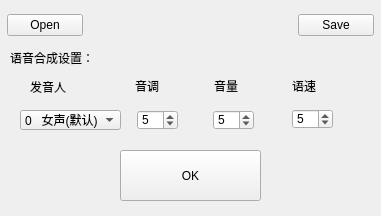
<?xml version="1.0" encoding="UTF-8"?>
<ui version="4.0">
 <class>Form</class>
 <widget class="QWidget" name="Form">
  <property name="geometry">
   <rect>
    <x>0</x>
    <y>0</y>
    <width>381</width>
    <height>216</height>
   </rect>
  </property>
  <property name="windowTitle">
   <string>Form</string>
  </property>
  <widget class="QLabel" name="Auto_music">
   <property name="enabled">
    <bool>true</bool>
   </property>
   <property name="geometry">
    <rect>
     <x>10</x>
     <y>50</y>
     <width>81</width>
     <height>16</height>
    </rect>
   </property>
   <property name="frameShadow">
    <enum>QFrame::Plain</enum>
   </property>
   <property name="text">
    <string>语音合成设置：</string>
   </property>
  </widget>
  <widget class="QPushButton" name="ok_button">
   <property name="geometry">
    <rect>
     <x>120</x>
     <y>150</y>
     <width>141</width>
     <height>51</height>
    </rect>
   </property>
   <property name="text">
    <string>OK</string>
   </property>
  </widget>
  <widget class="QWidget" name="layoutWidget">
   <property name="geometry">
    <rect>
     <x>7</x>
     <y>10</y>
     <width>367</width>
     <height>30</height>
    </rect>
   </property>
   <layout class="QHBoxLayout" name="horizontalLayout">
    <property name="spacing">
     <number>215</number>
    </property>
    <property name="leftMargin">
     <number>0</number>
    </property>
    <property name="topMargin">
     <number>0</number>
    </property>
    <property name="rightMargin">
     <number>0</number>
    </property>
    <property name="bottomMargin">
     <number>0</number>
    </property>
    <item>
     <widget class="QPushButton" name="open_button">
      <property name="text">
       <string>Open</string>
      </property>
      <property name="autoRepeatDelay">
       <number>300</number>
      </property>
     </widget>
    </item>
    <item>
     <widget class="QPushButton" name="save_button">
      <property name="text">
       <string>Save</string>
      </property>
     </widget>
    </item>
   </layout>
  </widget>
  <widget class="QWidget" name="layoutWidget">
   <property name="geometry">
    <rect>
     <x>135</x>
     <y>78</y>
     <width>231</width>
     <height>16</height>
    </rect>
   </property>
   <layout class="QHBoxLayout" name="horizontalLayout_2">
    <property name="spacing">
     <number>5</number>
    </property>
    <item>
     <widget class="QLabel" name="label_tone">
      <property name="text">
       <string>音调</string>
      </property>
     </widget>
    </item>
    <item>
     <widget class="QLabel" name="label_volume">
      <property name="text">
       <string>音量</string>
      </property>
     </widget>
    </item>
    <item>
     <widget class="QLabel" name="label_speed">
      <property name="text">
       <string>语速</string>
      </property>
     </widget>
    </item>
   </layout>
  </widget>
  <widget class="QComboBox" name="comboBox_select">
   <property name="geometry">
    <rect>
     <x>20</x>
     <y>110</y>
     <width>101</width>
     <height>20</height>
    </rect>
   </property>
   <item>
    <property name="text">
     <string>0   女声(默认)</string>
    </property>
   </item>
   <item>
    <property name="text">
     <string>1   男声</string>
    </property>
   </item>
   <item>
    <property name="text">
     <string>3   度逍遥</string>
    </property>
   </item>
   <item>
    <property name="text">
     <string>4   度丫丫</string>
    </property>
   </item>
  </widget>
  <widget class="QSpinBox" name="Box_tone">
   <property name="geometry">
    <rect>
     <x>137</x>
     <y>110</y>
     <width>41</width>
     <height>20</height>
    </rect>
   </property>
   <property name="maximum">
    <number>15</number>
   </property>
   <property name="value">
    <number>5</number>
   </property>
  </widget>
  <widget class="QSpinBox" name="Box_speed">
   <property name="geometry">
    <rect>
     <x>292</x>
     <y>109</y>
     <width>41</width>
     <height>20</height>
    </rect>
   </property>
   <property name="maximum">
    <number>9</number>
   </property>
   <property name="value">
    <number>5</number>
   </property>
  </widget>
  <widget class="QSpinBox" name="Box_volume">
   <property name="geometry">
    <rect>
     <x>213</x>
     <y>110</y>
     <width>41</width>
     <height>20</height>
    </rect>
   </property>
   <property name="maximum">
    <number>9</number>
   </property>
   <property name="value">
    <number>5</number>
   </property>
  </widget>
  <widget class="QLabel" name="label_people">
   <property name="geometry">
    <rect>
     <x>30</x>
     <y>80</y>
     <width>36</width>
     <height>14</height>
    </rect>
   </property>
   <property name="text">
    <string>发音人</string>
   </property>
  </widget>
 </widget>
 <resources/>
 <connections/>
</ui>
